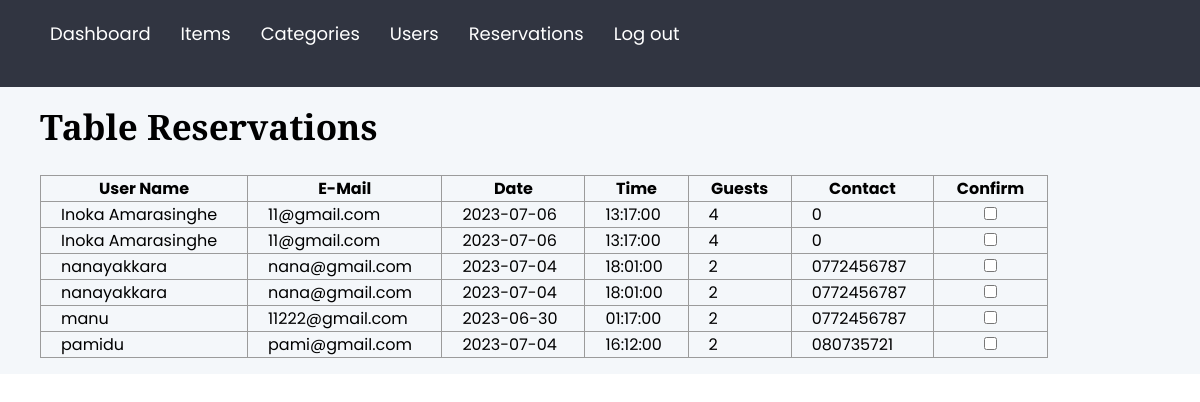
Screenshot of /admin/table.php with the database file from the repository.
### tables this page shows
CREATE TABLE IF NOT EXISTS `table` (
  `name` varchar(55) NOT NULL,
  `email` varchar(55) NOT NULL,
  `date` date NOT NULL,
  `time` time NOT NULL,
  `guests` int NOT NULL,
  `number` varchar(11) NOT NULL
);

### admin/table.php (the view, shortened to what this page needs)
<!DOCTYPE html>
<html lang="en">
<head>
  <?php
  include '../includes/connection.php';
  include '../includes/header.php';
  ?>
  <link rel="stylesheet" href="assets/admin-style.css">
</head>
<body>
        <nav class="admin__nav">
    <ul class="menu">
      <li class="menu__item">
        <a class="menu__link" href="dashboard.php">Dashboard</a>
      </li>
      <li class="menu__item">
        <a class="menu__link" href="products.php">Items</a>
      </li>
      <li class="menu__item">
        <a class="menu__link" href="category.php">Categories</a>
      </li>
      <li class="menu__item">
        <a class="menu__link" href="users.php">Users</a>
      </li>
      <li class="menu__item">
        <a class="menu__link" href="table.php">Reservations</a>
      </li>
      <li class="menu__item">
        <a class="menu__link" href="../logout.php">Log out</a>
      </li>
    </ul>
  </nav>
        <main class="admin__main">
            <h2>Table Reservations</h2>
            <br>
            <table id="table">
                <tr>
                    <th>User Name</th>
                    <th>E-Mail</th>
                    <th>Date</th>
                    <th>Time</th>
                    <th>Guests</th>
                    <th>Contact</th>
                    <th>Confirm</th>
                </tr>
                <tr>
                <?php
                    $sql = "SELECT * FROM `table`";
                    $result = $conn->query($sql);
                    if ($result !== false && $result->num_rows > 0) {
                    while ($row = $result->fetch_assoc()) {
                            ?>
                        <tr>
                            <td>
                                <?php echo $row['name']; ?>
                            </td>
                            <td>
                                <?php echo $row['email']; ?>
                            </td>
                            <td>
                                <?php echo $row['date']; ?>
                            </td>
                            <td>
                                <?php echo $row['time']; ?>
                            </td>
                            <td>
                                <?php echo $row['guests']; ?>
                            </td>
                            <td>
                                <?php echo $row['number']; ?>
                            </td>
                            <td>
                            <label><center><input type="checkbox" fixed></center></label>
                            </td>
                        </tr>
                        <?php
                        }
                    } else {
                        echo "0 results";
                    }
                    ?>
                </tr>
            </table>
        </main>
</body>
</html>

### assets/css/styles.css (style rules this page uses)
* { margin: 0; padding: 0; box-sizing: border-box; }
a { color: var(--text-color); text-decoration: none; }
ul, li { margin: 0; padding: 0; list-style: none; }
:root { --primary-color: #000000; --text-color: #5c686c; --primary-font: 'Playfair Display', serif; --secondry-font: 'Poppins', sans-serif; }
body { color: var(--primary-color); font-family: var(--secondry-font); }
h2 { font-size: 35px; font-family: var(--primary-font); }
nav { width: 100%; background: var(--primary-color); z-index: 99; }
:root { --primary-color: #000000; --text-color: #000000; --primary-font: 'Playfair Display', serif; --secondry-font: 'Poppins', sans-serif; }

### admin/assets/admin-style.css (style rules this page uses)
* { margin: 0; padding: 0; box-sizing: border-box; font-family: 'Poppins', sans-serif;; }
body { height: 100%; overflow-x: hidden; }
.admin__nav { flex: 0 0 250px; grid-area: nav; background-color: #313541; }
.admin__nav .menu { padding: 20px 40px; }
.menu__item { margin-bottom: 20px; list-style: none; }
.menu__item a { color: #FFF; font-size: 18px; }
.admin__main { grid-area: main; padding: 16px 40px; background-color: #f4f7fa; }
a { color: #dc5a60; text-decoration: none; }
table { border-collapse: collapse; width: 90%; }
table th, td { border: 1px solid #9b9b9b; padding: 0 20px; }

### admin/table.php (style rules this page uses)
.admin__nav { display: flex; }
.menu { list-style: none; display: flex; }
.menu__item { margin-right: 10px; }
.menu__link { text-decoration: none; color: #000; padding: 5px 10px; }

### rows the page displays
table: name "Inoka Amarasinghe", email "11@gmail.com", date "2023-07-06", time "13:17:00", guests "4", number "0"
table: name "Inoka Amarasinghe", email "11@gmail.com", date "2023-07-06", time "13:17:00", guests "4", number "0"
table: name "nanayakkara", email "nana@gmail.com", date "2023-07-04", time "18:01:00", guests "2", number "0772456787"
table: name "nanayakkara", email "nana@gmail.com", date "2023-07-04", time "18:01:00", guests "2", number "0772456787"
table: name "manu", email "11222@gmail.com", date "2023-06-30", time "01:17:00", guests "2", number "0772456787"
table: name "pamidu", email "pami@gmail.com", date "2023-07-04", time "16:12:00", guests "2", number "080735721"
